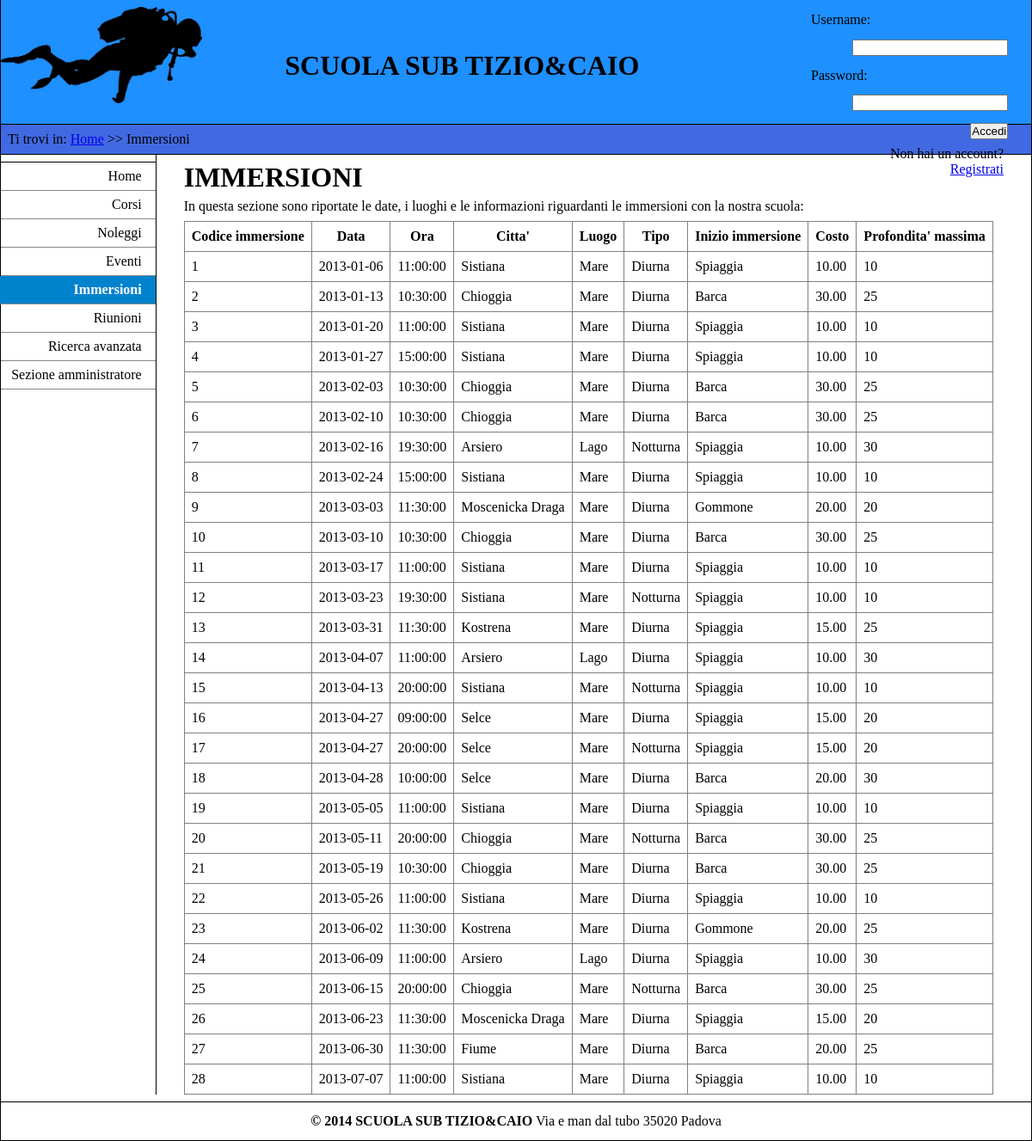
The page /immersioni.php on the database its author committed.
### tables this page shows
CREATE TABLE Immersioni (
    codimm          INT PRIMARY KEY,
    data            DATE NOT NULL,
    ora             TIME NOT NULL,
    citta           VARCHAR(45) NOT NULL,
    luogo           ENUM('Mare','Lago'),
    tipo            ENUM('Diurna','Notturna'),
    inizioimm       ENUM('Spiaggia','Gommone','Barca'),
    costo           DECIMAL(10,2) NOT NULL,
    profonditamax   INT NOT NULL
);

### fun_tabelle.php (the view)
<?php
function table_start($row) {
    echo "<table style= border-collapse:collapse border=\"1\">";
    echo "<tr>";
    foreach ($row as $field)
        echo "<th>$field</th>";
    echo "</tr>";
};
function table_row($row) {
    echo "<tr>";
    foreach ($row as $field)
        if ($field)
            echo "<td>$field</td>";
        else
            echo "<td>---</td>";
    echo "</tr>";
};
function table_end() {
    echo "</table>";
};
?>

### immersioni.php (shortened to what this page needs)
<!DOCTYPE html>
<html>
    <head>
        <link rel="stylesheet" href="stile.css" type="text/css" media="screen"/>
    </head>
    <body>
        <div id="header">
            <img src="sub.png" id="headImg"/>
            <h1>SCUOLA SUB TIZIO&CAIO</h1>
            <div id="headerutility">
                <?php
                require_once ("barralogin.php");
                ?>
            </div>
        </div>
        <div id="breadcrumb">
            Ti trovi in: <a href="index.php"> Home</a> >> Immersioni
        </div>
        <div id="nav">
            <ul>
                <li><a tabindex="1" href="index.php" class="blocco"><span xml:lang="en">Home</span></a></li>
                <li><a tabindex="2" href="corsi.php" class="blocco">Corsi</a></li>
                <li><a tabindex="3" href="noleggi.php" class="blocco">Noleggi</a></li>
                <li><a tabindex="4" href="eventi.php" class="blocco">Eventi</a></li>
                <li id="active">Immersioni</li>
                <li><a tabindex="5" href="riunioni.php" class="blocco">Riunioni</a></li>
                <li><a tabindex="6" href="cercaadvance.php" class="blocco">Ricerca avanzata</a></li>
                <li><a tabindex="7" href="sezioneamm.php" class="blocco">Sezione amministratore</a></li>
            </ul>
        </div>
        <div id="content">
            <h1>IMMERSIONI</h1>
            <p>In questa sezione sono riportate le date, i luoghi e le informazioni riguardanti le immersioni con la nostra scuola:</p>
            <?php
            $conn = connect();
            $query = "SELECT * FROM Immersioni";
            $result = mysql_query($query, $conn) or die("Query fallita" . mysql_error($conn));
            require_once ("fun_tabelle.php");
            table_start(array("Codice immersione", "Data", "Ora", "Citta'", "Luogo", "Tipo",
                "Inizio immersione", "Costo", "Profondita' massima"));
            while ($row = mysql_fetch_row($result))
                table_row($row);
            table_end();
            ?>
        </div>
        <div id="footer">
            <strong>&copy; 2014 SCUOLA SUB TIZIO&CAIO</strong> Via e man dal tubo 35020 Padova
        </div>
    </body>
</html>

### stile.css (style rules this page uses)
*, html, body { margin: 0em; padding: 0em; }
body { border-left-style: solid; border-right-style: solid; border-left-width: thin; border-right-width: thin; }
#header { vertical-align: middle; border-bottom-style: solid; border-bottom-width: thin; height: 9em; background-color: #1E90FF; }
#header #headImg { width: auto; height: 7em; float: left; padding-top: 0.5em; }
#header h1 { float: left; margin-left: 3em; padding-top: 1.8em; }
#header #headerutility { float: right; text-align: right; width: 16em; height: 9em; }
#breadcrumb { clear: both; border-bottom-style: solid; border-bottom-width: thin; padding-top: 0.5em; padding-bottom: 0.5em; padding-left: 0.5em; background-color: #4169E1; }
#nav { clear: both; float: left; width: 15%; line-height: 1.5em; padding-top: 0.5em; padding-bottom: 0.5em; border-right-style: solid; border-right-width: thin; }
#nav ul { list-style: none; border-top-style: solid; border-top-width: thin; }
#nav li { clear: both; float: right; background-color: white; width: 100%; text-align: right; line-height: 2em; min-height: 2em; border-bottom-style: solid; border-bottom-width: thin; border-color: #888888; }
#nav #active { font-size: medium; font-weight: bold; background-color: #0082CC; color: white; padding-right: 1em; }
#nav a.blocco { display: block; text-decoration: none; font-size: medium; color: black; padding-right: 1em; }
#content { min-height: 100%; height: 100%; margin-left: 15%; padding-top: 0.5em; padding-left: 2em; padding-right: 2em; border-left-style: solid; border-left-width: thin; border-collapse: collapse; }
#content p { margin: 0.4em auto; }
#content table { margin: 0.5em; margin-left: 0em; }
#content table tbody tr th, #content table tbody tr td { padding: 0.5em; }
#footer { clear: both; text-align:center; vertical-align: middle; border-style: solid; border-width: thin; border-left-style: none; border-right-style: none; padding: 0.8em; }

### rows shown on the page
immersioni: codimm "1", data "2013-01-06", ora "11:00:00", citta "Sistiana", luogo "Mare", tipo "Diurna", inizioimm "Spiaggia", costo "10.00", profonditamax "10"
immersioni: codimm "2", data "2013-01-13", ora "10:30:00", citta "Chioggia", luogo "Mare", tipo "Diurna", inizioimm "Barca", costo "30.00", profonditamax "25"
immersioni: codimm "3", data "2013-01-20", ora "11:00:00", citta "Sistiana", luogo "Mare", tipo "Diurna", inizioimm "Spiaggia", costo "10.00", profonditamax "10"
immersioni: codimm "4", data "2013-01-27", ora "15:00:00", citta "Sistiana", luogo "Mare", tipo "Diurna", inizioimm "Spiaggia", costo "10.00", profonditamax "10"
immersioni: codimm "5", data "2013-02-03", ora "10:30:00", citta "Chioggia", luogo "Mare", tipo "Diurna", inizioimm "Barca", costo "30.00", profonditamax "25"
immersioni: codimm "6", data "2013-02-10", ora "10:30:00", citta "Chioggia", luogo "Mare", tipo "Diurna", inizioimm "Barca", costo "30.00", profonditamax "25"
immersioni: codimm "7", data "2013-02-16", ora "19:30:00", citta "Arsiero", luogo "Lago", tipo "Notturna", inizioimm "Spiaggia", costo "10.00", profonditamax "30"
immersioni: codimm "8", data "2013-02-24", ora "15:00:00", citta "Sistiana", luogo "Mare", tipo "Diurna", inizioimm "Spiaggia", costo "10.00", profonditamax "10"
immersioni: codimm "9", data "2013-03-03", ora "11:30:00", citta "Moscenicka Draga", luogo "Mare", tipo "Diurna", inizioimm "Gommone", costo "20.00", profonditamax "20"
immersioni: codimm "10", data "2013-03-10", ora "10:30:00", citta "Chioggia", luogo "Mare", tipo "Diurna", inizioimm "Barca", costo "30.00", profonditamax "25"
immersioni: codimm "11", data "2013-03-17", ora "11:00:00", citta "Sistiana", luogo "Mare", tipo "Diurna", inizioimm "Spiaggia", costo "10.00", profonditamax "10"
immersioni: codimm "12", data "2013-03-23", ora "19:30:00", citta "Sistiana", luogo "Mare", tipo "Notturna", inizioimm "Spiaggia", costo "10.00", profonditamax "10"
immersioni: codimm "13", data "2013-03-31", ora "11:30:00", citta "Kostrena", luogo "Mare", tipo "Diurna", inizioimm "Spiaggia", costo "15.00", profonditamax "25"
immersioni: codimm "14", data "2013-04-07", ora "11:00:00", citta "Arsiero", luogo "Lago", tipo "Diurna", inizioimm "Spiaggia", costo "10.00", profonditamax "30"
immersioni: codimm "15", data "2013-04-13", ora "20:00:00", citta "Sistiana", luogo "Mare", tipo "Notturna", inizioimm "Spiaggia", costo "10.00", profonditamax "10"
immersioni: codimm "16", data "2013-04-27", ora "09:00:00", citta "Selce", luogo "Mare", tipo "Diurna", inizioimm "Spiaggia", costo "15.00", profonditamax "20"
immersioni: codimm "17", data "2013-04-27", ora "20:00:00", citta "Selce", luogo "Mare", tipo "Notturna", inizioimm "Spiaggia", costo "15.00", profonditamax "20"
immersioni: codimm "18", data "2013-04-28", ora "10:00:00", citta "Selce", luogo "Mare", tipo "Diurna", inizioimm "Barca", costo "20.00", profonditamax "30"
immersioni: codimm "19", data "2013-05-05", ora "11:00:00", citta "Sistiana", luogo "Mare", tipo "Diurna", inizioimm "Spiaggia", costo "10.00", profonditamax "10"
immersioni: codimm "20", data "2013-05-11", ora "20:00:00", citta "Chioggia", luogo "Mare", tipo "Notturna", inizioimm "Barca", costo "30.00", profonditamax "25"
immersioni: codimm "21", data "2013-05-19", ora "10:30:00", citta "Chioggia", luogo "Mare", tipo "Diurna", inizioimm "Barca", costo "30.00", profonditamax "25"
immersioni: codimm "22", data "2013-05-26", ora "11:00:00", citta "Sistiana", luogo "Mare", tipo "Diurna", inizioimm "Spiaggia", costo "10.00", profonditamax "10"
immersioni: codimm "23", data "2013-06-02", ora "11:30:00", citta "Kostrena", luogo "Mare", tipo "Diurna", inizioimm "Gommone", costo "20.00", profonditamax "25"
immersioni: codimm "24", data "2013-06-09", ora "11:00:00", citta "Arsiero", luogo "Lago", tipo "Diurna", inizioimm "Spiaggia", costo "10.00", profonditamax "30"
immersioni: field "25", data "2013-06-15", ora "20:00:00", citta "Chioggia", luogo "Mare", tipo "Notturna", inizioimm "Barca", costo "30.00"
immersioni: codimm "26", data "2013-06-23", ora "11:30:00", citta "Moscenicka Draga", luogo "Mare", tipo "Diurna", inizioimm "Spiaggia", costo "15.00", profonditamax "20"
immersioni: codimm "27", data "2013-06-30", ora "11:30:00", citta "Fiume", luogo "Mare", tipo "Diurna", inizioimm "Barca", costo "20.00", profonditamax "25"
immersioni: codimm "28", data "2013-07-07", ora "11:00:00", citta "Sistiana", luogo "Mare", tipo "Diurna", inizioimm "Spiaggia", costo "10.00", profonditamax "10"

### other values the page prints
$field "Codice immersione"
$field "Data"
$field "Ora"
$field "Citta'"
$field "Luogo"
$field "Tipo"
$field "Inizio immersione"
$field "Costo"
$field "Profondita' massima"
